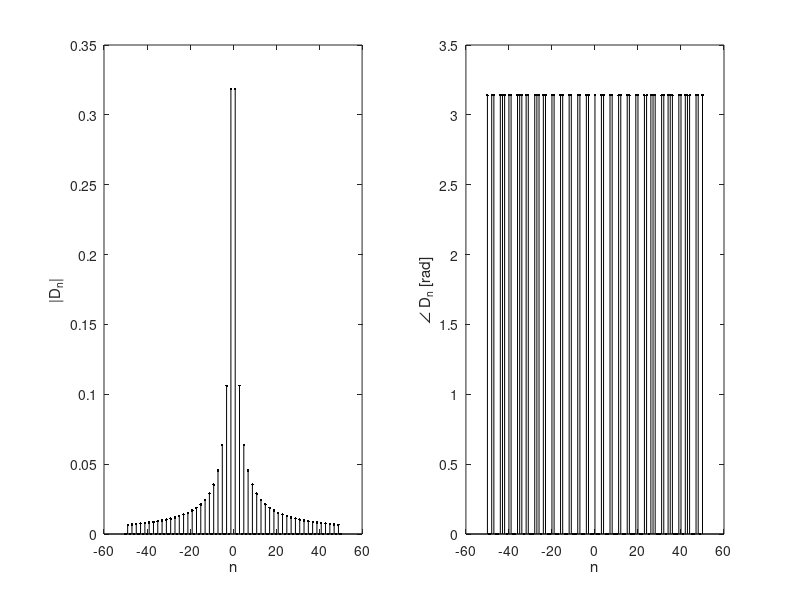

Here is the MATLAB script that generated this plot:
clf;
n = (-50:50);
D_n = (1./(n.*pi).*sin((n.*pi)./2));
subplot(1,2,1); stem(n,abs(D_n),'.k');
xlabel('n'); ylabel('|D_n|');
subplot(1,2,2); stem(n,angle(D_n),'.k');
xlabel('n'); ylabel('\angle D_n [rad]');